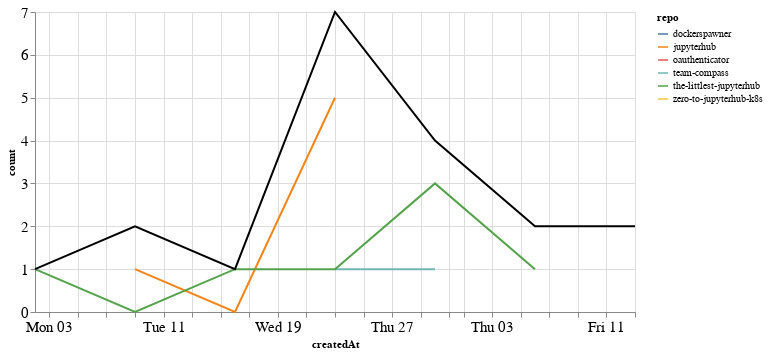

Notebook code cell kept with this figure:
### Markdown cell above
## Comments

### Code cell
comments_time = comments.groupby('repo').resample('W', on='createdAt').count()['author'].reset_index()
comments_time = comments_time.rename(columns={'author': 'count'})
comments_time_total = comments_time.groupby('createdAt').agg({"count": "sum"}).reset_index()
ch1 = alt.Chart(comments_time, width=600).mark_line().encode(
    x='createdAt',
    y='count',
    color='repo',
    tooltip="repo"
)

ch2 = alt.Chart(comments_time_total, width=600).mark_line(color="black").encode(
    x='createdAt',
    y='count',
)

ch1 + ch2

### Figure 1 — Vega-Lite specification as saved in the notebook (floating-point values rounded to 4 significant figures)
{"config": {"axisLeft": {"labelFontSize": 15}, "axisBottom": {"labelFontSize": 15}}, "layer": [{"data": {"name": "data-91070a72b593fc67160e63dbe13c8cf7"}, "mark": "line", "encoding": {"color": {"type": "nominal", "field": "repo"}, "tooltip": {"type": "nominal", "field": "repo"}, "x": {"type": "temporal", "field": "createdAt"}, "y": {"type": "quantitative", "field": "count"}}, "width": 600}, {"data": {"name": "data-a94f9529cbfd9756210ff6163834dce1"}, "mark": {"type": "line", "color": "black"}, "encoding": {"x": {"type": "temporal", "field": "createdAt"}, "y": {"type": "quantitative", "field": "count"}}, "width": 600}], "$schema": "https://vega.github.io/schema/vega-lite/v4.8.1.json", "datasets": {"data-91070a72b593fc67160e63dbe13c8cf7": [{"repo": "dockerspawner", "createdAt": "2020-08-09T00:00:00", "count": 1}, {"repo": "jupyterhub", "createdAt": "2020-08-09T00:00:00", "count": 1}, {"repo": "jupyterhub", "createdAt": "2020-08-16T00:00:00", "count": 0}, {"repo": "jupyterhub", "createdAt": "2020-08-23T00:00:00", "count": 5}, {"repo": "oauthenticator", "createdAt": "2020-09-13T00:00:00", "count": 2}, {"repo": "team-compass", "createdAt": "2020-08-23T00:00:00", "count": 1}, {"repo": "team-compass", "createdAt": "2020-08-30T00:00:00", "count": 1}, {"repo": "the-littlest-jupyterhub", "createdAt": "2020-08-02T00:00:00", "count": 1}, {"repo": "the-littlest-jupyterhub", "createdAt": "2020-08-09T00:00:00", "count": 0}, {"repo": "the-littlest-jupyterhub", "createdAt": "2020-08-16T00:00:00", "count": 1}, {"repo": "the-littlest-jupyterhub", "createdAt": "2020-08-23T00:00:00", "count": 1}, {"repo": "the-littlest-jupyterhub", "createdAt": "2020-08-30T00:00:00", "count": 3}, {"repo": "the-littlest-jupyterhub", "createdAt": "2020-09-06T00:00:00", "count": 1}, {"repo": "zero-to-jupyterhub-k8s", "createdAt": "2020-09-06T00:00:00", "count": 1}], "data-a94f9529cbfd9756210ff6163834dce1": [{"createdAt": "2020-08-02T00:00:00", "count": 1}, {"createdAt": "2020-08-09T00:00:00", "count": 2}, {"createdAt": "2020-08-16T00:00:00", "count": 1}, {"createdAt": "2020-08-23T00:00:00", "count": 7}, {"createdAt": "2020-08-30T00:00:00", "count": 4}, {"createdAt": "2020-09-06T00:00:00", "count": 2}, {"createdAt": "2020-09-13T00:00:00", "count": 2}]}}
